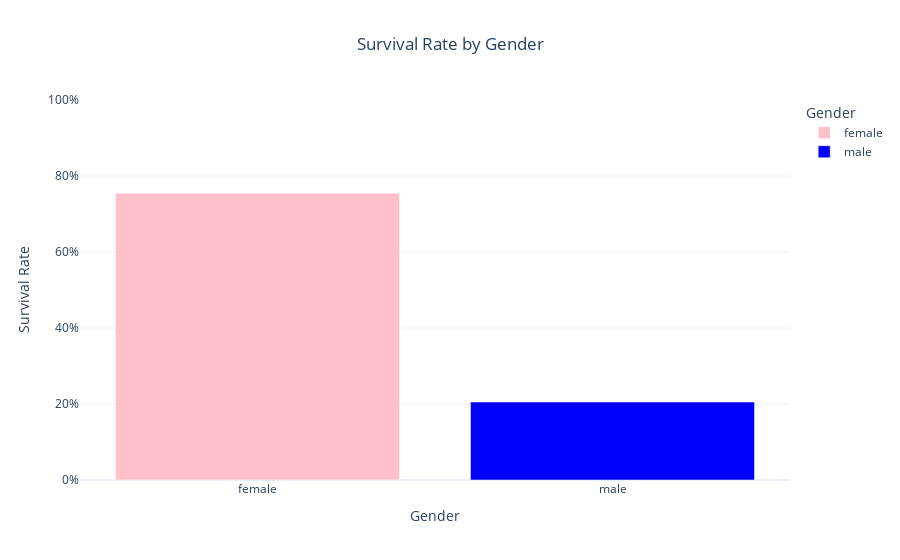

Source (notebook cell):
### Code cell
visualize_demographic()

### Figure 1 — Plotly figure (JSON) as saved in the notebook; plotly's stock layout.template omitted (floating-point values rounded to 4 significant figures)
{"data": [{"hovertemplate": "Gender=%{x}<br>Survival Rate=%{y}<extra></extra>", "legendgroup": "female", "marker": {"color": "pink", "pattern": {"shape": ""}}, "name": "female", "orientation": "v", "showlegend": true, "textposition": "auto", "type": "bar", "x": ["female"], "xaxis": "x", "y": [0.7548], "yaxis": "y"}, {"hovertemplate": "Gender=%{x}<br>Survival Rate=%{y}<extra></extra>", "legendgroup": "male", "marker": {"color": "blue", "pattern": {"shape": ""}}, "name": "male", "orientation": "v", "showlegend": true, "textposition": "auto", "type": "bar", "x": ["male"], "xaxis": "x", "y": [0.2053], "yaxis": "y"}], "layout": {"barmode": "relative", "legend": {"title": {"text": "Gender"}, "tracegroupgap": 0}, "title": {"text": "Survival Rate by Gender", "x": 0.5}, "xaxis": {"anchor": "y", "categoryarray": ["female", "male"], "categoryorder": "array", "domain": [0, 1], "title": {"text": "Gender"}}, "yaxis": {"anchor": "x", "domain": [0, 1], "range": [0, 1], "tickformat": ".0%", "title": {"text": "Survival Rate"}}}}
